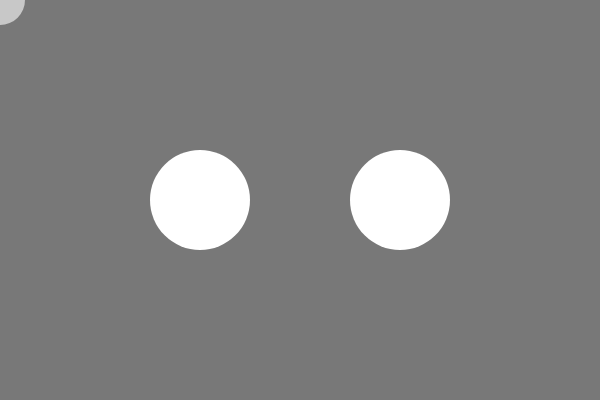
Frame 1 (no input)
Frame 60 (no input): identical to frame 1, image omitted
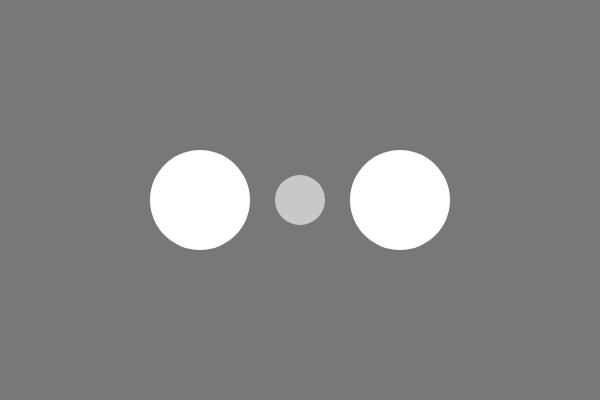
Frame 120 (the mouse pressed at the canvas centre since frame 60)

The p5.js sketch that drew these frames (run headless with seeded random() and noise() and a simulated clock; from frame 60 on, the mouse is pressed at the canvas centre):

// p5.js sketch
// ── sketch.js

// Example adapted from Lauren McCarthy, Intro to Creative Programming @ RISD
// http://risd-creative-programming.github.io/fa13-introtocreativeprogramming/examples.html


var setup = function() {

	createCanvas(600, 400);
	noStroke();
	background(0, 150, 255);
	
};

var draw = function() {

	background(120);
	fill(255);

	var w = width / 6;
	ellipse(w * 2, height / 2 , 100, 100);
	ellipse(w * 4, height / 2, 100, 100);

	var d1 = dist(w * 2, height/2, mouseX, mouseY);
	var d2 = dist(w * 4, height/2, mouseX, mouseY);

	if (d1 < 50 || d2 < 50) {
		fill(0);
	} else {
		fill(200);
	}

	ellipse(mouseX, mouseY, 50, 50);

};
